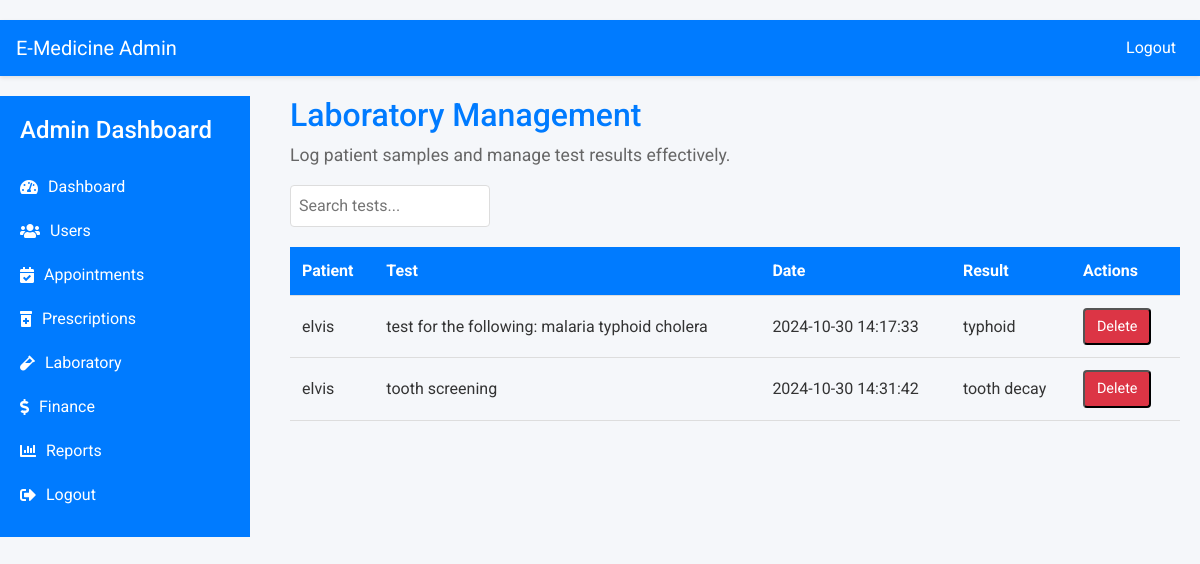
/admin/lab.php (signed in), run on an earlier commit of the app's database.
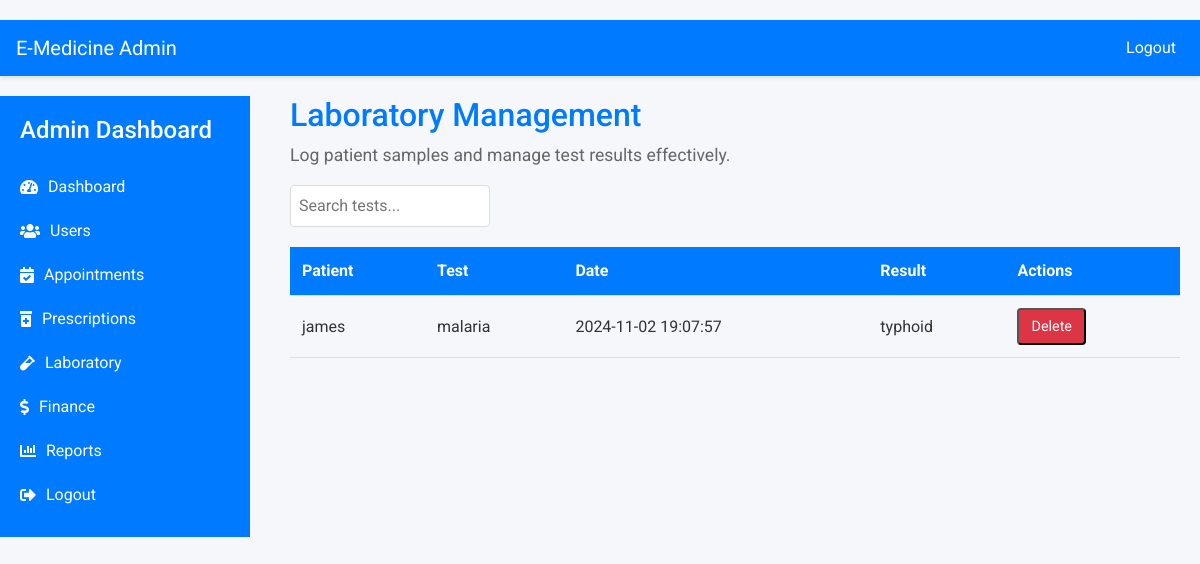
And on a later commit of the database.
### tables this page shows
CREATE TABLE `laboratory` (
  `LabID` int(11) NOT NULL,
  `PatientID` int(11) NOT NULL,
  `AppointmentID` int(11) NOT NULL,
  `TestName` text NOT NULL,
  `Symptoms` text NOT NULL,
  `Result` text DEFAULT NULL,
  `TestDate` datetime NOT NULL,
  `CreatedAt` timestamp NOT NULL DEFAULT current_timestamp()
);

CREATE TABLE `patients` (
  `PatientID` int(11) NOT NULL,
  `firstname` varchar(100) NOT NULL,
  `lastname` varchar(255) NOT NULL,
  `Age` int(11) NOT NULL,
  `Gender` enum('Male','Female','Other') NOT NULL,
  `Phone` varchar(15) DEFAULT NULL,
  `Email` varchar(100) DEFAULT NULL,
  `Address` varchar(255) DEFAULT NULL,
  `CreatedAt` timestamp NOT NULL DEFAULT current_timestamp(),
  `Password` varchar(255) NOT NULL,
  `status` varchar(250) NOT NULL,
  `ProfileImage` varchar(250) NOT NULL,
  `reset_token` varchar(6) DEFAULT NULL,
  `token_expiration` int(11) DEFAULT NULL
);

### admin/lab.php (the view, shortened to what this page needs)
<?php
include '../access/config.php';
$query = "
    SELECT laboratory.LabID, patients.firstname AS Patient, laboratory.TestName, laboratory.TestDate, laboratory.Result
    FROM laboratory
    JOIN patients ON laboratory.PatientID = patients.PatientID
";
$result = mysqli_query($conn, $query);
$records = mysqli_fetch_all($result, MYSQLI_ASSOC);
?>
<!DOCTYPE html>
<html lang="en">
<head>
    <link rel="stylesheet" href="https://stackpath.bootstrapcdn.com/bootstrap/4.5.2/css/bootstrap.min.css">
</head>
<body>
<?php include 'header.php'; ?>
    <div class="dashboard">
        <?php include 'sidebar.php'; ?>
        <div class="container">
            <div class="page-header">
                <h1>Laboratory Management</h1>
                <p>Log patient samples and manage test results effectively.</p>
            </div>
            <div class="laboratory-filters">
                <input type="text" class="search-bar" placeholder="Search tests...">
            </div>
            <div class="laboratory-table">
                <table>
                    <thead>
                        <tr>
                            <th>Patient</th>
                            <th>Test</th>
                            <th>Date</th>
                            <th>Result</th>
                            <th>Actions</th>
                        </tr>
                    </thead>
                    <tbody>
                        <?php foreach ($records as $record) : ?>
                            <tr>
                                <td><?php echo htmlspecialchars($record['Patient']); ?></td>
                                <td><?php echo htmlspecialchars($record['TestName']); ?></td>
                                <td><?php echo htmlspecialchars($record['TestDate']); ?></td>
                                <td><?php echo htmlspecialchars($record['Result']); ?></td>
                                <td>
                                    <form method="POST" style="display:inline;">
                                        <button type="submit" class="btn-delete">Delete</button>
                                    </form>
                                </td>
                            </tr>
                        <?php endforeach; ?>
                    </tbody>
                </table>
            </div>
</body>
</html>

What changed in the data, as far as the page shows it:
removed laboratory: PatientID.firstname "elvis", TestName "test for the following: malaria typhoid cholera", TestDate "2024-10-30 14:17:33", Result "typhoid"
removed laboratory: PatientID.firstname "elvis", TestName "tooth screening", TestDate "2024-10-30 14:31:42", Result "tooth decay"
added laboratory: PatientID.firstname "james", TestName "malaria", TestDate "2024-11-02 19:07:57", Result "typhoid"
